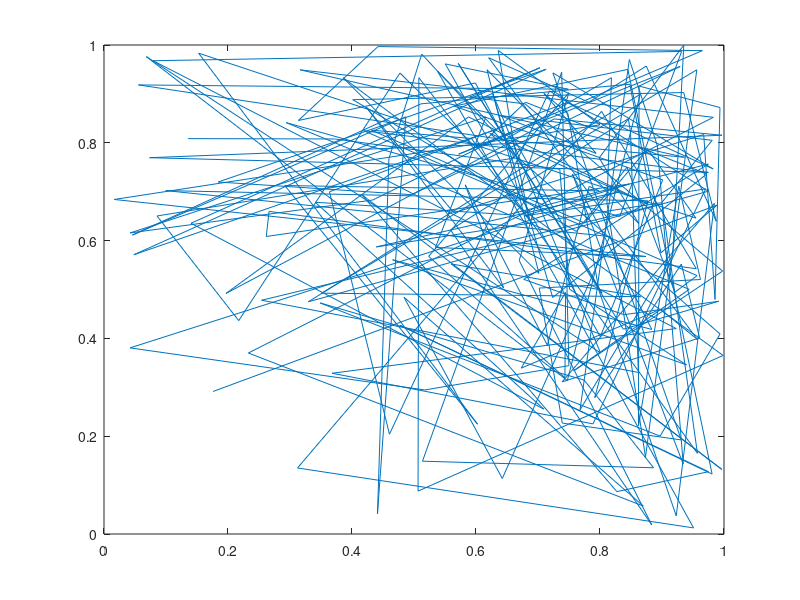

The MATLAB source for this figure:
lambda = @(x) 300*(x(:,1).^2 + x(:,2).^2);
lamstar = 600;
N=poissrnd(lamstar); x = rand(N,2); % homogeneous PP
ind = find(rand(N,1) < lambda(x)/lamstar);
xa = x(ind,:); % thinned PP
plot(xa(:,1),xa(:,2))
